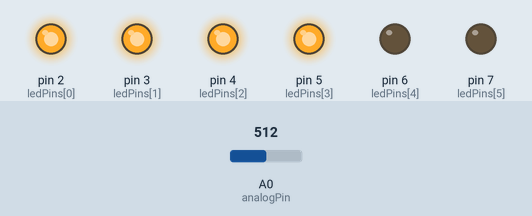
Simulated run of this sketch. Board: Arduino Uno, built with avr-gcc and run on an emulated ATmega328P. Parts: output pins drawn as LEDs (lit = HIGH). The inputs (shaded band) are chosen by the test bench; at power-on: A0 (analogPin) = 512.

Above: at 1.2 s.
1.3 s: A0 (analogPin) set to 632
2.8 s: A0 (analogPin) set to 657
At 3.1 s:
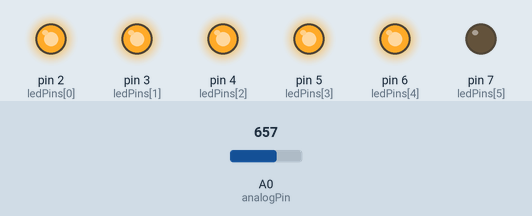
4.3 s: A0 (analogPin) set to 511
At 5.4 s:
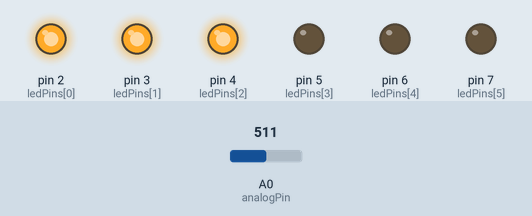
5.8 s: A0 (analogPin) set to 393
7.3 s: A0 (analogPin) set to 372
At 7.7 s:
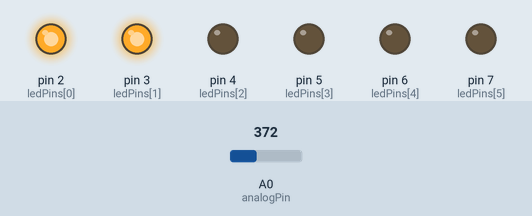
8.8 s: A0 (analogPin) set to 716
At 10.1 s:
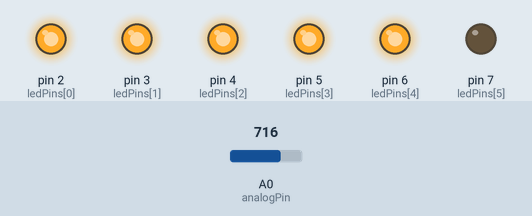
Timing chart, 0 to 11.3 s (numbered marks = the images above; inputs shaded):
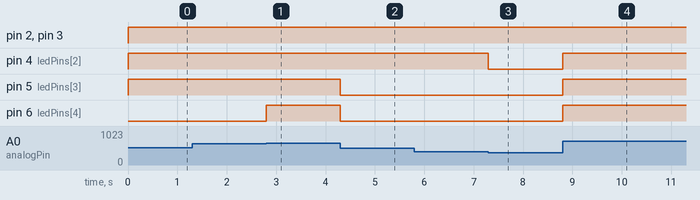

Measured:
- the behaviour switches between 639 and 640 on A0 (analogPin) (found by bisection; images 0 and 1)
- the behaviour switches between 384 and 383 on A0 (analogPin) (found by bisection; images 2 and 3)
- after the input at 1.3 s, every drawn part: stays the same
- after the input at 2.8 s, pin 6 (ledPins[4]): LOW → HIGH at once
- after the input at 4.3 s, pin 5 (ledPins[3]), pin 6 (ledPins[4]): HIGH → LOW at once
- after the input at 5.8 s, every drawn part: stays the same
- after the input at 7.3 s, pin 4 (ledPins[2]): HIGH → LOW at once
- after the input at 8.8 s, pin 4 (ledPins[2]), pin 5 (ledPins[3]), pin 6 (ledPins[4]): LOW → HIGH at once

The sketch:

5.1.ino
```cpp
int analogPin=A0;
int ledCount=6;

int ledPins[]={2,3,4,5,6,7};


void setup() {
  // put your setup code here, to run once:

  for(int thisLed=0;thisLed<ledCount;thisLed++){
    pinMode(ledPins[thisLed],OUTPUT);
  }
}

void loop() {
  // put your main code here, to run repeatedly:

  int sensorReading=analogRead(analogPin);
  int ledLevel=map(sensorReading,0,1023,0,ledCount+2);

  for(int thisLed=0;thisLed<ledCount;thisLed++){

    if(thisLed<ledLevel){
      digitalWrite(ledPins[thisLed],HIGH);
    }
    else{
      digitalWrite(ledPins[thisLed],LOW);
    }
  }
}
```
